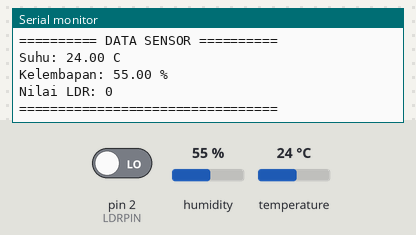
Bench run of a sketch on a simulated Arduino Uno, built with avr-gcc and run on an emulated ATmega328P. Parts: the last lines printed to the serial monitor. Inputs (shaded band) come from the test bench; at power-on: humidity 55 %, pin 2 (LDRPIN) LOW, temperature 24 °C.

Above: at 3.2 s.
3.3 s: humidity set to 22 %
At 5.4 s:
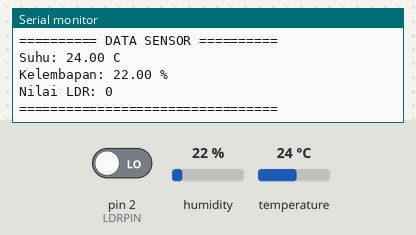
6.0 s: pin 2 (LDRPIN) driven HIGH
8.7 s: temperature set to 12 °C
At 11.1 s:
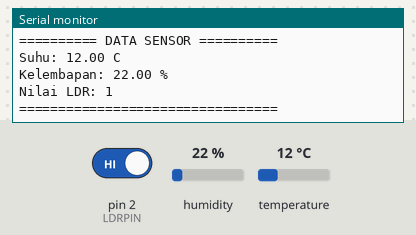
11.4 s: humidity set to 40 %
At 13.0 s:
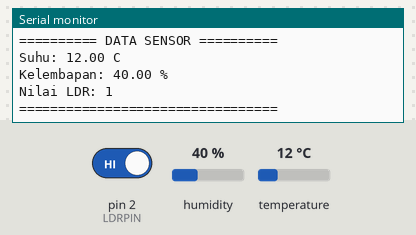
Timing chart, 0 to 14.5 s (numbered marks = the images above; inputs shaded):
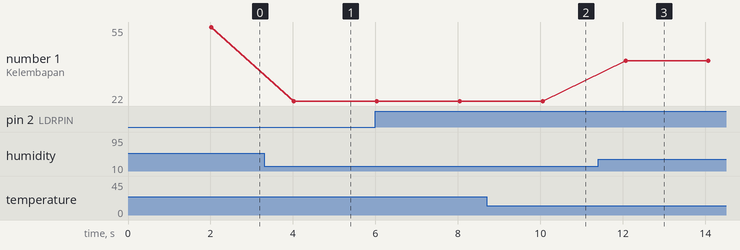

The sketch:

SmartRoomMonitoring.ino
```cpp
#include "DHT.h"

// =================================
// KONFIGURASI PIN
// =================================

#define DHTPIN 4
#define DHTTYPE DHT22
#define LDRPIN 2

// Membuat objek DHT22
DHT dht(DHTPIN, DHTTYPE);

// =================================
// SETUP
// =================================

void setup() {

  Serial.begin(115200);

  // Memulai sensor DHT22
  dht.begin();

  // Mengatur pin LDR sebagai input
  pinMode(LDRPIN, INPUT);

  Serial.println("==================================");
  Serial.println("    SMART ROOM MONITORING SYSTEM");
  Serial.println("==================================");

  delay(2000);
}

// =================================
// LOOP
// =================================

void loop() {

  // Membaca suhu
  float suhu = dht.readTemperature();

  // Membaca kelembapan
  float kelembapan = dht.readHumidity();

  // Membaca nilai digital LDR
  int nilaiLDR = digitalRead(LDRPIN);

  Serial.println();
  Serial.println("========== DATA SENSOR ==========");

  // Menampilkan suhu
  if (isnan(suhu)) {
    Serial.println("Suhu: Gagal membaca sensor");
  } else {
    Serial.print("Suhu: ");
    Serial.print(suhu);
    Serial.println(" C");
  }

  // Menampilkan kelembapan
  if (isnan(kelembapan)) {
    Serial.println("Kelembapan: Gagal membaca sensor");
  } else {
    Serial.print("Kelembapan: ");
    Serial.print(kelembapan);
    Serial.println(" %");
  }

  // Menampilkan nilai LDR dalam angka
  Serial.print("Nilai LDR: ");
  Serial.println(nilaiLDR);

  Serial.println("=================================");

  delay(2000);
}
```

Measured:
- after the input at 3.3 s, the serial monitor: prints a new line after 0.72 s (image 1)
- after the input at 8.7 s, the serial monitor: prints a new line after 1.4 s (image 2)
- after the input at 11.4 s, the serial monitor: prints a new line after 0.66 s (image 3)
- plotted number 1: 55 → 22 after the input at 3.3 s, 22 → 40 after the input at 11.4 s
